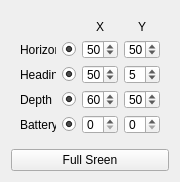
<?xml version="1.0" encoding="UTF-8"?>
<ui version="4.0">
 <class>osdSettings</class>
 <widget class="QWidget" name="osdSettings">
  <property name="geometry">
   <rect>
    <x>0</x>
    <y>0</y>
    <width>180</width>
    <height>182</height>
   </rect>
  </property>
  <property name="sizePolicy">
   <sizepolicy hsizetype="Minimum" vsizetype="Minimum">
    <horstretch>0</horstretch>
    <verstretch>0</verstretch>
   </sizepolicy>
  </property>
  <property name="minimumSize">
   <size>
    <width>100</width>
    <height>182</height>
   </size>
  </property>
  <property name="windowTitle">
   <string>Form</string>
  </property>
  <property name="statusTip">
   <string>Stream is splitted in 100x100 grid</string>
  </property>
  <layout class="QVBoxLayout" name="verticalLayout">
   <item>
    <widget class="QWidget" name="widget" native="true">
     <property name="sizePolicy">
      <sizepolicy hsizetype="Minimum" vsizetype="Fixed">
       <horstretch>0</horstretch>
       <verstretch>0</verstretch>
      </sizepolicy>
     </property>
     <property name="palette">
      <palette>
       <active>
        <colorrole role="Highlight">
         <brush brushstyle="SolidPattern">
          <color alpha="255">
           <red>255</red>
           <green>255</green>
           <blue>255</blue>
          </color>
         </brush>
        </colorrole>
        <colorrole role="HighlightedText">
         <brush brushstyle="SolidPattern">
          <color alpha="255">
           <red>0</red>
           <green>0</green>
           <blue>0</blue>
          </color>
         </brush>
        </colorrole>
       </active>
       <inactive>
        <colorrole role="Highlight">
         <brush brushstyle="SolidPattern">
          <color alpha="255">
           <red>255</red>
           <green>255</green>
           <blue>255</blue>
          </color>
         </brush>
        </colorrole>
        <colorrole role="HighlightedText">
         <brush brushstyle="SolidPattern">
          <color alpha="255">
           <red>0</red>
           <green>0</green>
           <blue>0</blue>
          </color>
         </brush>
        </colorrole>
       </inactive>
       <disabled>
        <colorrole role="Highlight">
         <brush brushstyle="SolidPattern">
          <color alpha="255">
           <red>0</red>
           <green>120</green>
           <blue>215</blue>
          </color>
         </brush>
        </colorrole>
        <colorrole role="HighlightedText">
         <brush brushstyle="SolidPattern">
          <color alpha="255">
           <red>0</red>
           <green>0</green>
           <blue>0</blue>
          </color>
         </brush>
        </colorrole>
       </disabled>
      </palette>
     </property>
     <layout class="QGridLayout" name="gridLayout">
      <property name="topMargin">
       <number>9</number>
      </property>
      <property name="bottomMargin">
       <number>9</number>
      </property>
      <item row="8" column="0">
       <widget class="QLabel" name="label_6">
        <property name="text">
         <string>Battery</string>
        </property>
       </widget>
      </item>
      <item row="7" column="0">
       <widget class="QLabel" name="label_2">
        <property name="text">
         <string>Depth</string>
        </property>
       </widget>
      </item>
      <item row="5" column="3">
       <widget class="QRadioButton" name="heading_active">
        <property name="text">
         <string/>
        </property>
        <property name="checked">
         <bool>true</bool>
        </property>
        <property name="autoExclusive">
         <bool>false</bool>
        </property>
       </widget>
      </item>
      <item row="1" column="0">
       <widget class="QLabel" name="label">
        <property name="text">
         <string>Horizon</string>
        </property>
       </widget>
      </item>
      <item row="1" column="4">
       <widget class="QSpinBox" name="horizon_x">
        <property name="value">
         <number>50</number>
        </property>
       </widget>
      </item>
      <item row="1" column="5">
       <widget class="QSpinBox" name="horizon_y">
        <property name="value">
         <number>50</number>
        </property>
       </widget>
      </item>
      <item row="1" column="3">
       <widget class="QRadioButton" name="horizon_active">
        <property name="text">
         <string/>
        </property>
        <property name="checked">
         <bool>true</bool>
        </property>
        <property name="autoExclusive">
         <bool>false</bool>
        </property>
       </widget>
      </item>
      <item row="5" column="0">
       <widget class="QLabel" name="label_3">
        <property name="text">
         <string>Heading</string>
        </property>
       </widget>
      </item>
      <item row="0" column="4">
       <widget class="QLabel" name="label_4">
        <property name="text">
         <string>X</string>
        </property>
        <property name="alignment">
         <set>Qt::AlignCenter</set>
        </property>
       </widget>
      </item>
      <item row="5" column="5">
       <widget class="QSpinBox" name="heading_y">
        <property name="value">
         <number>5</number>
        </property>
       </widget>
      </item>
      <item row="7" column="4">
       <widget class="QSpinBox" name="depth_x">
        <property name="value">
         <number>60</number>
        </property>
       </widget>
      </item>
      <item row="0" column="5">
       <widget class="QLabel" name="label_5">
        <property name="text">
         <string>Y</string>
        </property>
        <property name="alignment">
         <set>Qt::AlignCenter</set>
        </property>
       </widget>
      </item>
      <item row="5" column="4">
       <widget class="QSpinBox" name="heading_x">
        <property name="value">
         <number>50</number>
        </property>
       </widget>
      </item>
      <item row="7" column="3">
       <widget class="QRadioButton" name="depth_active">
        <property name="text">
         <string/>
        </property>
        <property name="checked">
         <bool>true</bool>
        </property>
        <property name="autoExclusive">
         <bool>false</bool>
        </property>
       </widget>
      </item>
      <item row="7" column="5">
       <widget class="QSpinBox" name="depth_y">
        <property name="value">
         <number>50</number>
        </property>
       </widget>
      </item>
      <item row="8" column="3">
       <widget class="QRadioButton" name="battery_active">
        <property name="text">
         <string/>
        </property>
        <property name="checked">
         <bool>true</bool>
        </property>
        <property name="autoExclusive">
         <bool>false</bool>
        </property>
       </widget>
      </item>
      <item row="8" column="4">
       <widget class="QSpinBox" name="battery_x"/>
      </item>
      <item row="8" column="5">
       <widget class="QSpinBox" name="battery_y"/>
      </item>
     </layout>
    </widget>
   </item>
   <item>
    <widget class="QPushButton" name="b_setFS">
     <property name="sizePolicy">
      <sizepolicy hsizetype="Minimum" vsizetype="Fixed">
       <horstretch>0</horstretch>
       <verstretch>0</verstretch>
      </sizepolicy>
     </property>
     <property name="text">
      <string>Full Sreen</string>
     </property>
    </widget>
   </item>
  </layout>
 </widget>
 <resources/>
 <connections/>
</ui>
